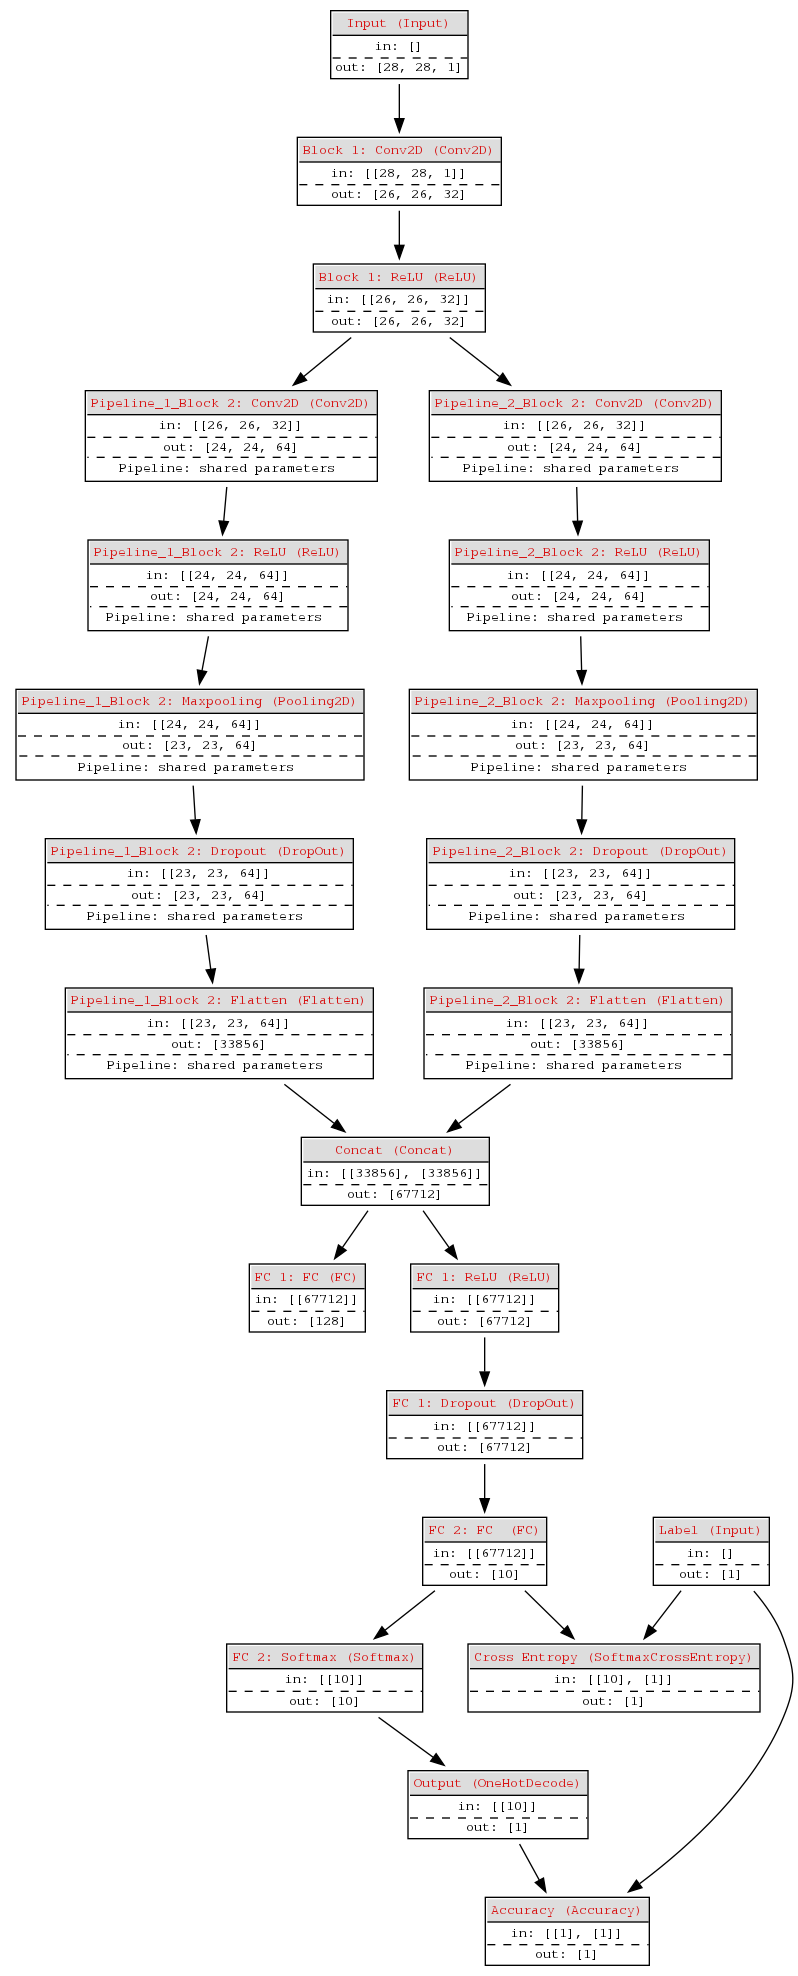

Generate this figure with Python:
import sys
import os
import numpy as np
import time
import h5py

sys.path.append(os.path.dirname(__file__)+"../../../")
from scratchnetwork import Network
from scratchnetwork.layers import Input
from scratchnetwork.layers import FC
from scratchnetwork.layers import Conv2D
from scratchnetwork.layers import Pooling2D
from scratchnetwork.layers import DropOut
from scratchnetwork.layers import ReLU
from scratchnetwork.layers import Flatten
from scratchnetwork.layers import Softmax
from scratchnetwork.layers import Concat
from scratchnetwork.losses import SoftmaxCrossEntropy
from scratchnetwork.metrics import Accuracy
from scratchnetwork.optimizers import SGD
from scratchnetwork.regularizators import L1 as LR1C
from scratchnetwork.layers import OneHotDecode
from scratchnetwork.utils import Pipeline
LR1 = LR1C(0.0005)


# MNIST LOAD
from mnist import MNIST
mndata = MNIST('dataset/data')
images_train, labels_train = mndata.load_training()
images_train, labels_train = np.reshape(np.array(images_train), [-1, 28, 28]), np.array(labels_train)

images_train = (np.array(np.expand_dims(images_train, axis=-1), dtype=np.float64) - 128)/128
labels_train = np.array(labels_train, dtype=np.int32).reshape(-1, 1)
#labels_train = np.array([[float(m == b) for m in range(10)] for b in labels_train], dtype=np.float64)

# Network
net = Network()
inputX = net.Node("Input", Input, [28, 28, 1])
inputY = net.Node("Label", Input, [1])

o = net.Node("Block 1: Conv2D", Conv2D, num_filters=32, kernel_size=(3,3), params={'regularizator': LR1})(inputX)
o = net.Node("Block 1: ReLU", ReLU)(o)

def creator(net):
	i = net.Node("Block 2: Conv2D", Conv2D, num_filters=64, kernel_size=(3,3), params={'regularizator': LR1})
	o = net.Node("Block 2: ReLU", ReLU)(i)
	o = net.Node("Block 2: Maxpooling", Pooling2D, "max", pool_size=(2, 2))(o)
	o = net.Node("Block 2: Dropout", DropOut, 0.25)(o)
	o = net.Node("Block 2: Flatten", Flatten)(o)
	return i, o
block = net.Node("Pipeline", Pipeline, creator=creator)
block1 = block.copy(reuse=False)(o)
block2 = block.copy(reuse=False)(o)

o = net.Node("Concat", Concat, axis=0)(block1, block2)
ço = net.Node("FC 1: FC", FC, 128, params={'regularizator': LR1})(o)
o = net.Node("FC 1: ReLU", ReLU)(o)
o = net.Node("FC 1: Dropout", DropOut, 0.5)(o)

FC2 = net.Node("FC 2: FC ", FC, 10, params={'regularizator': LR1})(o)
FC2softmax = net.Node("FC 2: Softmax", Softmax)(FC2)
output = net.Node("Output", OneHotDecode)(FC2softmax)

L1 = net.Node("Cross Entropy", SoftmaxCrossEntropy)(FC2, inputY)
M1 = net.Node("Accuracy", Accuracy)(output, inputY)

net.compile(losses=[L1], metrics=[M1], optimizer=SGD(lr=1e-2, clip=None))
net.start(inputs=[inputX], outputs=[output])
net.plot(os.path.basename(sys.argv[0]).split(".")[0]+".png")

# Llenamos
batch_index = 0
batch_size = 128
epoch = 0

for i in range(3000):
	Xaux = images_train[batch_index:(batch_index + batch_size)]
	Yaux = labels_train[batch_index:(batch_index + batch_size)]

	t = time.time()
	net.train_batch({'Input': Xaux}, {'Label': Yaux})
	batch_index += batch_size
	if batch_index >= images_train.shape[0]:
		batch_index = 0
		epoch += 1
	
	net.monitoring()
	print(str(batch_index) + "/" + str(epoch))
	print('-----'+ str(time.time() - t) +'------')


print(net.save("example.h5"))
